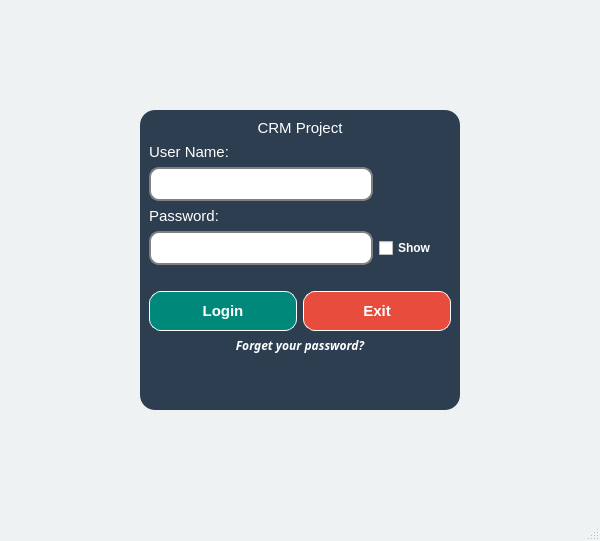
<?xml version="1.0" encoding="UTF-8"?>
<ui version="4.0">
 <class>MainWindow</class>
 <widget class="QMainWindow" name="MainWindow">
  <property name="geometry">
   <rect>
    <x>0</x>
    <y>0</y>
    <width>600</width>
    <height>541</height>
   </rect>
  </property>
  <property name="minimumSize">
   <size>
    <width>600</width>
    <height>400</height>
   </size>
  </property>
  <property name="windowTitle">
   <string>MainWindow</string>
  </property>
  <property name="styleSheet">
   <string notr="true">QMainWindow {
    background-color: #eef2f3; 
}</string>
  </property>
  <widget class="QWidget" name="centralwidget">
   <property name="styleSheet">
    <string notr="true">#centralwidget {
    border-image: url(&quot;/Users/alp/pyqt_dersi/Nederland.png&quot;) 0 0 0 0 stretch stretch;
}</string>
   </property>
   <layout class="QGridLayout" name="gridLayout">
    <item row="0" column="1">
     <spacer name="verticalSpacer_3">
      <property name="orientation">
       <enum>Qt::Vertical</enum>
      </property>
      <property name="sizeHint" stdset="0">
       <size>
        <width>20</width>
        <height>40</height>
       </size>
      </property>
     </spacer>
    </item>
    <item row="1" column="0">
     <spacer name="horizontalSpacer">
      <property name="orientation">
       <enum>Qt::Horizontal</enum>
      </property>
      <property name="sizeHint" stdset="0">
       <size>
        <width>40</width>
        <height>20</height>
       </size>
      </property>
     </spacer>
    </item>
    <item row="1" column="2">
     <spacer name="horizontalSpacer_2">
      <property name="orientation">
       <enum>Qt::Horizontal</enum>
      </property>
      <property name="sizeHint" stdset="0">
       <size>
        <width>40</width>
        <height>20</height>
       </size>
      </property>
     </spacer>
    </item>
    <item row="2" column="1">
     <spacer name="verticalSpacer_2">
      <property name="orientation">
       <enum>Qt::Vertical</enum>
      </property>
      <property name="sizeHint" stdset="0">
       <size>
        <width>20</width>
        <height>40</height>
       </size>
      </property>
     </spacer>
    </item>
    <item row="1" column="1">
     <widget class="QFrame" name="frame">
      <property name="minimumSize">
       <size>
        <width>320</width>
        <height>300</height>
       </size>
      </property>
      <property name="maximumSize">
       <size>
        <width>400</width>
        <height>450</height>
       </size>
      </property>
      <property name="styleSheet">
       <string notr="true">QFrame {
    background-color: #2c3e50; /* Tam koyu bir renk */
    border-radius: 15px;
}</string>
      </property>
      <property name="frameShape">
       <enum>QFrame::StyledPanel</enum>
      </property>
      <property name="frameShadow">
       <enum>QFrame::Raised</enum>
      </property>
      <layout class="QVBoxLayout" name="verticalLayout">
       <item>
        <widget class="QLabel" name="label_3">
         <property name="styleSheet">
          <string notr="true">font-family: &quot;Segoe UI&quot;;
font-size: 15px;
font-weight: 400;
color: white;</string>
         </property>
         <property name="text">
          <string>CRM Project</string>
         </property>
         <property name="alignment">
          <set>Qt::AlignCenter</set>
         </property>
        </widget>
       </item>
       <item>
        <widget class="QLabel" name="label">
         <property name="styleSheet">
          <string notr="true">font-family: &quot;Segoe UI&quot;;
font-size: 15px;
font-weight: 400;
color: white;</string>
         </property>
         <property name="text">
          <string>User Name:</string>
         </property>
        </widget>
       </item>
       <item>
        <widget class="QLineEdit" name="txt_username">
         <property name="sizePolicy">
          <sizepolicy hsizetype="Expanding" vsizetype="Fixed">
           <horstretch>0</horstretch>
           <verstretch>0</verstretch>
          </sizepolicy>
         </property>
         <property name="maximumSize">
          <size>
           <width>224</width>
           <height>16777215</height>
          </size>
         </property>
         <property name="styleSheet">
          <string notr="true">border: 2px solid gray;
border-radius: 10px;
background-color: white;
color: black;
font-family: &quot;Segoe UI&quot;;
font-size: 15px;
font-weight: 400;
padding: 5px;</string>
         </property>
        </widget>
       </item>
       <item>
        <widget class="QLabel" name="label_2">
         <property name="styleSheet">
          <string notr="true">font-family: &quot;Segoe UI&quot;;
font-size: 15px;
font-weight: 400;
color: white;</string>
         </property>
         <property name="text">
          <string>Password:</string>
         </property>
        </widget>
       </item>
       <item>
        <layout class="QHBoxLayout" name="horizontalLayout" stretch="1,0">
         <item>
          <widget class="QLineEdit" name="txt_password">
           <property name="sizePolicy">
            <sizepolicy hsizetype="Expanding" vsizetype="Fixed">
             <horstretch>0</horstretch>
             <verstretch>0</verstretch>
            </sizepolicy>
           </property>
           <property name="maximumSize">
            <size>
             <width>224</width>
             <height>16777215</height>
            </size>
           </property>
           <property name="styleSheet">
            <string notr="true">border: 2px solid gray;
border-radius: 10px;
background-color: white;
color:black;
font-family: &quot;Segoe UI&quot;;
font-size: 15px;
font-weight: 400;
padding: 5px;</string>
           </property>
           <property name="echoMode">
            <enum>QLineEdit::Password</enum>
           </property>
          </widget>
         </item>
         <item>
          <widget class="QCheckBox" name="chk_show">
           <property name="styleSheet">
            <string notr="true">font-family: &quot;Segoe UI&quot;, &quot;Roboto&quot;, &quot;Helvetica&quot;, sans-serif;
font-size: 12px;
font-weight:500;
color: white;</string>
           </property>
           <property name="text">
            <string>Show</string>
           </property>
          </widget>
         </item>
        </layout>
       </item>
       <item>
        <widget class="QLabel" name="lbl_error">
         <property name="styleSheet">
          <string notr="true">color:red;	</string>
         </property>
         <property name="text">
          <string/>
         </property>
         <property name="alignment">
          <set>Qt::AlignCenter</set>
         </property>
        </widget>
       </item>
       <item>
        <layout class="QHBoxLayout" name="horizontalLayout_2">
         <item>
          <widget class="QPushButton" name="btn_login">
           <property name="styleSheet">
            <string notr="true">QPushButton {
    background-color: #00897B;
    border: 1px solid white;
    border-radius: 12px;
    color: white;
    font-family: &quot;Segoe UI&quot;;
    font-size: 15px;
    font-weight: 500;
    padding: 10px 20px;
    outline: none;
}

QPushButton:hover {
    background-color: #00796B;
}

QPushButton:pressed {
    background-color: #004D40;
    border-style: inset;
}</string>
           </property>
           <property name="text">
            <string>Login</string>
           </property>
          </widget>
         </item>
         <item>
          <widget class="QPushButton" name="btn_exit">
           <property name="enabled">
            <bool>true</bool>
           </property>
           <property name="styleSheet">
            <string notr="true">QPushButton {
    background-color: #E74C3C;
    border: 1px solid white;
    border-radius: 12px;
    color: white;
    font-family: &quot;Segoe UI&quot;;
    font-size: 15px;
    font-weight: 500;
    padding: 10px 20px;
    outline: none;
}

QPushButton:hover {
    background-color: #C0392B;
}


QPushButton:pressed {
    background-color: #962D22;
    border-style: inset;
}</string>
           </property>
           <property name="text">
            <string>Exit</string>
           </property>
           <property name="autoRepeatDelay">
            <number>298</number>
           </property>
          </widget>
         </item>
        </layout>
       </item>
       <item>
        <widget class="QLabel" name="label_forget">
         <property name="font">
          <font>
           <family>Charter</family>
           <weight>75</weight>
           <italic>true</italic>
           <bold>true</bold>
          </font>
         </property>
         <property name="styleSheet">
          <string notr="true">color:white;</string>
         </property>
         <property name="text">
          <string>&lt;a href=&quot;reset&quot; style=&quot;color: white; text-decoration: none;text:italic;&quot;&gt;Forget your password?&lt;/a&gt;</string>
         </property>
         <property name="alignment">
          <set>Qt::AlignCenter</set>
         </property>
        </widget>
       </item>
       <item>
        <spacer name="verticalSpacer">
         <property name="orientation">
          <enum>Qt::Vertical</enum>
         </property>
         <property name="sizeHint" stdset="0">
          <size>
           <width>20</width>
           <height>40</height>
          </size>
         </property>
        </spacer>
       </item>
      </layout>
     </widget>
    </item>
   </layout>
  </widget>
  <widget class="QMenuBar" name="menubar">
   <property name="geometry">
    <rect>
     <x>0</x>
     <y>0</y>
     <width>600</width>
     <height>30</height>
    </rect>
   </property>
  </widget>
  <widget class="QStatusBar" name="statusbar"/>
 </widget>
 <resources/>
 <connections/>
</ui>
